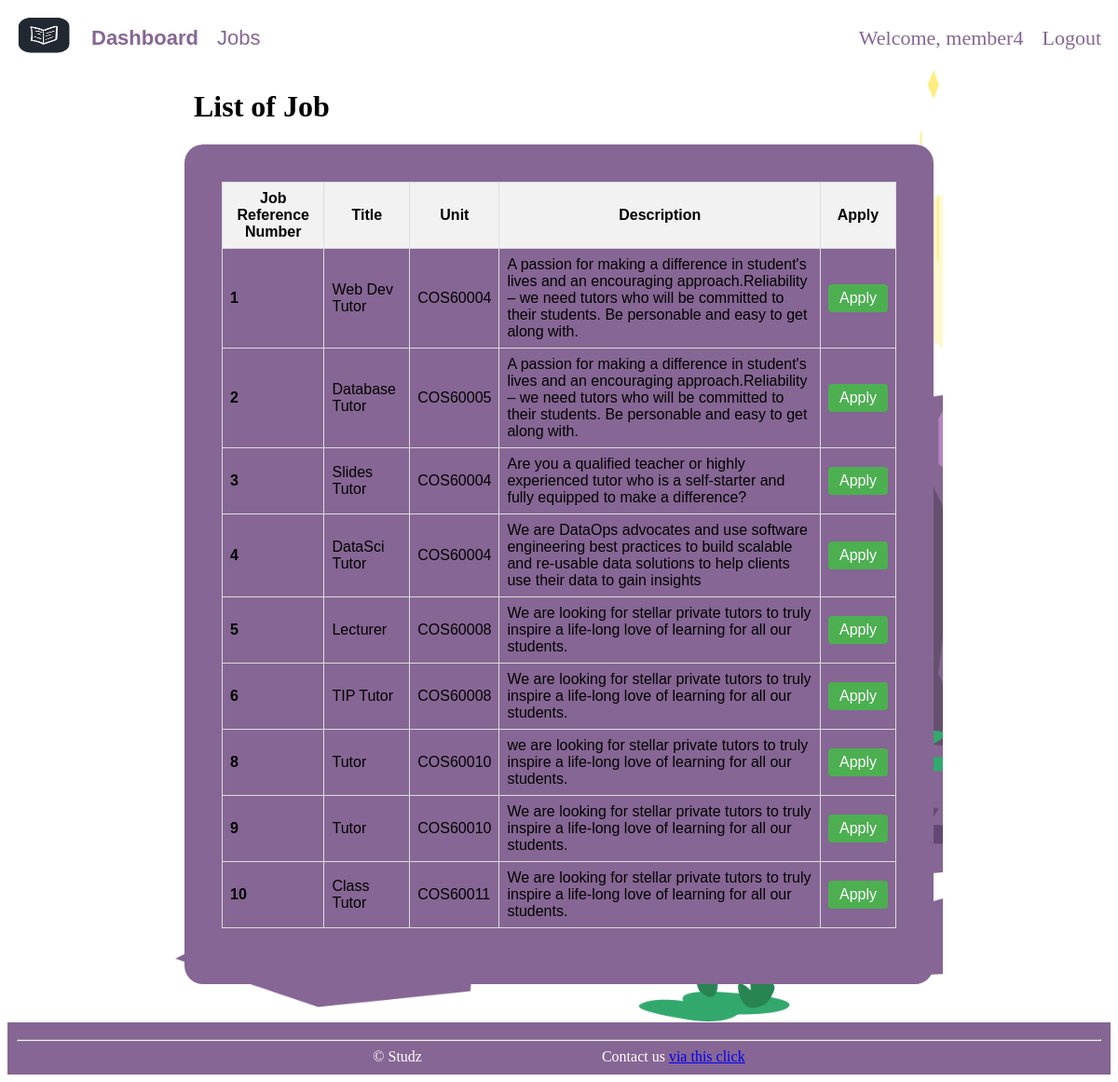
/jobs.php (signed in), run on the app's committed database.
### tables this page shows
CREATE TABLE `job` (
  `jobId` int(11) NOT NULL,
  `unit` varchar(30) NOT NULL,
  `description` varchar(255) DEFAULT NULL,
  `title` varchar(255) NOT NULL
);

### jobs.php (the view, shortened to what this page needs)
<!DOCTYPE html>
<html lang="en">
<head>
    <link href="style/style.css" rel="stylesheet" />
</head>
<body>
  <div class="container">
    <div class="navbar">
        <a href="index.php">
            <img src="images/icon.png" alt="Icon" class="navbar-logo">
        </a>
        <?php
            if (!isset($_SESSION["username"])) {
              echo"<a href='index.php'><strong>Home</strong></a>";
              echo"<a href='jobs.php'>Jobs</a>";
              echo"<a href='about.php'>About us</a>";
              echo"<a href='contact.php'>Contact</a>";
              echo"<div class='navbar-right'>";
              echo"  <a href='loginAsMember.php'>Login</a>";
              echo"<a href='register.php'>Signup</a>";
              echo"<a href='loginAsPermanent.php'>Login as Permanent Staff</a>";
              echo"</div>";
            } else{
            $username = $_SESSION["username"];
            echo"<a href='homepageAsMember.php'><strong>Dashboard</strong></a>";
            echo"<a href='jobs.php'>Jobs</a>";
            echo"<div class='navbar-right'>";
            echo "<a>Welcome, $username</a>";
            echo"<a href='logout.php'>Logout</a>";
            echo"</div>";
            }
        ?>
    </div>
    <div class="card-container">
      <h1 class="title">List of Job</h1>
      <section class="card-container-inner">
        <?php
          require_once("settings.php");
          $connection = @mysqli_connect($host, $user, $pwd, $sql_db) or die("<p>Database connection failure.</p>");
          function returnTable($result) {
            echo "<table id='job_table'>\n";
            echo "<thead>\n"
                . "<tr>\n"
                . "<th>Job Reference Number</th>\n"
                . "<th>Title</th>\n"
                . "<th>Unit</th>\n"
                . "<th>Description</th>\n"
                . "<th>Apply</th>\n"
                . "</tr>\n"
                . "</thead>\n";
            echo "<tbody>\n";
            while ($row = mysqli_fetch_assoc($result)) {
                $jobId = $row["jobId"];
                echo "<tr>\n"
                    . "<td id='reference_number_$jobId'>" . $jobId . "</td>\n"
                    . "<td>" . $row["title"] . "</td>\n"
                    . "<td>" . $row["unit"] . "</td>\n"
                    . "<td>" . $row["description"] . "</td>\n"
                    . "<td> <a class='apply_button' onclick='storeData(" . $jobId . ")'> Apply </a> </td>\n"
                    . "<script>\n"
                    . "function storeData(data) {\n"
                    . "localStorage.setItem('nameData', data);\n"
                    . "alert('Data stored successfully!');\n"
                    . "window.location.href= 'apply.php';\n"
                    . "}\n"
                . "</script>\n";
            }
            echo "</tbody>\n";
            echo "</table>\n";
          }
          $query = "SELECT * FROM `job`";
          $result = mysqli_query($connection, $query);
          if (!$result || mysqli_num_rows($result) === 0) {
            echo "<p>There are no job applications under this name yet.</p>";
          }
          else {
            returnTable($result);
          }
        ?>
      </section>
    </div>
    <div class="footer">
          <hr>
          <span>
              &copy;
              Studz
          </span>
          <span style="padding-left: 5cm;">
              Contact us
              <a href="mailto:104479251@student.swin.edu.au">via this click</a>
          </span>
    </div>
  </div>
</body>

### style/style.css (style rules this page uses)
.navbar { background-color: white; overflow: hidden; display: flex; align-items: center; padding: 0px; border:0px; font-size: 22px; font-family: Arial, Helvetica, sans-serif; }
.navbar-logo { width: 60px; height: 40px; }
.navbar a { color: #333; text-decoration: none; padding:10px; color: rgb(134, 102, 148); }
.navbar-right { margin-left: auto; font-family: 'Times New Roman', Times, serif ; }
.footer { padding: 10px; color: white; background-color: rgb(134, 102, 148); text-align: center; }
.card-container { display: flex; flex-wrap: wrap; justify-content: space-between; flex-direction: column; background-image: url(./images/123.png); background-size: cover; border-radius: 10px; margin: 1px 180px 1px 180px; }
.card-container-inner { background-color: rgb(134, 102, 148); padding: 40px; border-radius: 20px; margin-bottom: 40px; margin-right: 10px; margin-left: 10px; flex: 1 1 0px; font-family: "Raleway", sans-serif; }
.title { margin-left: 20px; }
#job_table { width: 100%; border-collapse: collapse; margin-bottom: 20px; }
#job_table th, #job_table td { border: 1px solid #ddd; padding: 8px; }
#job_table th { background-color: #f2f2f2; }
#job_table td:first-child { font-weight: bold; }
.apply_button { display: inline-block; padding: 6px 12px; background-color: #4CAF50; color: white; text-decoration: none; border-radius: 4px; }

### data on the page
job: jobId "1", title "Web Dev Tutor", unit "COS60004", description "A passion for making a difference in student's lives and an encouraging approach.Reliability – we need tutors who will be committed to their students. Be personable and easy to get along with."
job: jobId "2", title "Database Tutor", unit "COS60005", description "A passion for making a difference in student's lives and an encouraging approach.Reliability – we need tutors who will be committed to their students. Be personable and easy to get along with."
job: jobId "3", title "Slides Tutor", unit "COS60004", description "Are you a qualified teacher or highly experienced tutor who is a self-starter and fully equipped to make a difference?"
job: jobId "4", title "DataSci Tutor", unit "COS60004", description "We are DataOps advocates and use software engineering best practices to build scalable and re-usable data solutions to help clients use their data to gain insights"
job: jobId "5", title "Lecturer", unit "COS60008", description "We are looking for stellar private tutors to truly inspire a life-long love of learning for all our students."
job: jobId "6", title "TIP Tutor", unit "COS60008", description "We are looking for stellar private tutors to truly inspire a life-long love of learning for all our students."
job: jobId "8", title "Tutor", unit "COS60010", description "we are looking for stellar private tutors to truly inspire a life-long love of learning for all our students."
job: jobId "9", title "Tutor", unit "COS60010", description "We are looking for stellar private tutors to truly inspire a life-long love of learning for all our students."
job: jobId "10", title "Class Tutor", unit "COS60011", description "We are looking for stellar private tutors to truly inspire a life-long love of learning for all our students."

### other printed values
$username "member4"
